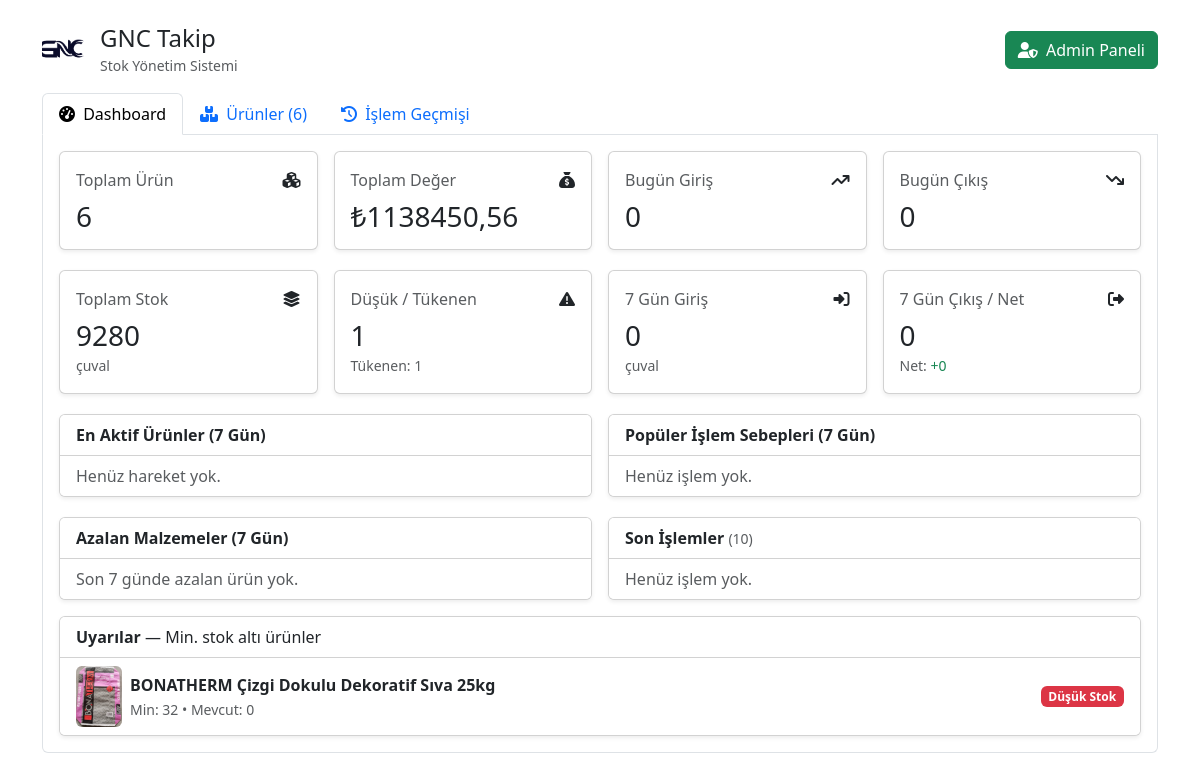
The page / on the database its author committed.
### pages/models.py (models this page shows, shortened)
class Product(models.Model):
    CATEGORY_CHOICES = [
        ("Yapı Kimyasalları", "Yapı Kimyasalları"),
        ("Isı Yalıtım", "Isı Yalıtım"),
        ("Yapıştırıcı", "Yapıştırıcı"),
        ("Dekoratif Sıva", "Dekoratif Sıva"),
    ]
    name = models.CharField("Ürün Adı", max_length=150)
    description = models.TextField("Açıklama", blank=True)
    unit_price = models.DecimalField("Birim Fiyat", max_digits=10, decimal_places=2, validators=[MinValueValidator(0)])
    min_stock = models.PositiveIntegerField("Asgari Stok", default=0)  # çuval
    category = models.CharField("Kategori", max_length=40, choices=CATEGORY_CHOICES)
    image = models.ImageField("Görsel (Medya)", upload_to="products/", blank=True, null=True)
    image_static = models.CharField("Statik Görsel Adı", max_length=200, blank=True)  # ör: "hazirsiva.jpg"
    current_qty = models.PositiveIntegerField("Mevcut Stok", default=0)
    pallet_size = models.PositiveIntegerField("Palet Büyüklüğü", default=64)
    created_at = models.DateTimeField("Oluşturma", auto_now_add=True)
    class Meta:
        ordering = ["name"]
        verbose_name = "Ürün"
        verbose_name_plural = "Ürünler"
    @property
    def image_src(self):
        if self.image:
            return self.image.url
        if self.image_static:
            return static(f"images/{self.image_static}")
        return static("images/no-image.png")
    @property
    def pallet_stock_text(self):
        pallets = self.current_qty // self.pallet_size
        bags = self.current_qty % self.pallet_size
        return f"{pallets} palet + {bags} çuval"
    @property
    def total_value(self):
        return self.unit_price * self.current_qty
    @property
    def stock_ok(self):
        return self.current_qty >= self.min_stock
    stock_ok.fget.short_description = "Stok Yeterli mi?"
    @property
    def pallet_price(self):
        return self.unit_price * self.pallet_size

### pages/views.py (the view)
# urls.py: path("", index, name="index"),  # <-- artık pages/views.py içindeki fonksiyonu çağırıyor
def index(request):
    products = Product.objects.all()
    now = timezone.now()
    today_start = now.replace(hour=0, minute=0, second=0, microsecond=0)
    week_ago = now - timedelta(days=7)
    total_products = products.count()
    total_qty = products.aggregate(q=Sum('current_qty'))['q'] or 0
    total_value = products.aggregate(
        val=Sum(F('unit_price') * F('current_qty'),
                output_field=models.DecimalField(max_digits=18, decimal_places=2))
    )['val'] or 0
    today_in = StockMovement.objects.filter(
        created_at__gte=today_start, move_type=StockMovement.IN
    ).aggregate(q=Sum('quantity'))['q'] or 0
    today_out = StockMovement.objects.filter(
        created_at__gte=today_start, move_type=StockMovement.OUT
    ).aggregate(q=Sum('quantity'))['q'] or 0
    low_stock = products.filter(current_qty__lt=F('min_stock')).order_by('current_qty')
    low_stock_count = low_stock.count()
    out_of_stock_count = products.filter(current_qty=0).count()
    active_products = (
        StockMovement.objects.filter(created_at__gte=week_ago)
        .values('product__id', 'product__name')
        .annotate(total=Sum('quantity'))
        .order_by('-total')[:10]
    )
    signed_qty = Case(
        When(move_type=StockMovement.IN, then=F('quantity')),
        When(move_type=StockMovement.OUT, then=-F('quantity')),
        default=0,
        output_field=IntegerField()
    )
    decreasing_products = (
        StockMovement.objects.filter(created_at__gte=week_ago)
        .values('product__id', 'product__name')
        .annotate(net=Sum(signed_qty))
        .filter(net__lt=0)
        .order_by('net')[:5]   # en çok eksiye giden ilk 5
    )
    week_in = StockMovement.objects.filter(
        created_at__gte=week_ago, move_type=StockMovement.IN
    ).aggregate(q=Sum('quantity'))['q'] or 0
    week_out = StockMovement.objects.filter(
        created_at__gte=week_ago, move_type=StockMovement.OUT
    ).aggregate(q=Sum('quantity'))['q'] or 0
    week_net = (week_in or 0) - (week_out or 0)
    recent_movements = StockMovement.objects.select_related('product').all()[:10]
    context = {
        "products": products,
        "total_products": total_products,
        "total_qty": total_qty,
        "total_value": total_value,
        "today_in": today_in,
        "today_out": today_out,
        "low_stock": low_stock,
        "low_stock_count": low_stock_count,
        "out_of_stock_count": out_of_stock_count,
        "active_products": active_products,
        "decreasing_products": decreasing_products,
        "week_in": week_in,
        "week_out": week_out,
        "week_net": week_net,
        "week_ago": week_ago,
        "movements": StockMovement.objects.all()[:200],   # İşlem Geçmişi tabı
        "recent_movements": recent_movements,             # Dashboard mini akış
    }
    return render(request, "index.html", context)

### pages/templates/index.html (shortened to what this page needs)
{% extends "layout.html" %}
{% load static %}
{% block content %}
<div class="container py-4 overflow-hidden">
  <div class="d-flex align-items-center flex-wrap gap-2 mb-3">
    <img src="{% static 'images/GNC.png' %}" width="42" height="42" class="me-2 rounded img-fluid" alt="logo">
    <div class="me-auto">
      <h4 class="mb-0 text-break">GNC Takip</h4>
      <small class="text-muted text-break">Stok Yönetim Sistemi</small>
    </div>
    <div class="ms-auto">
      <a class="btn btn-success" href="/admin/" target="_blank">
        <i class="fa-solid fa-user-shield me-1"></i> Admin Paneli
      </a>
    </div>
  </div>
  <ul class="nav nav-tabs flex-wrap" id="kssTabs" role="tablist">
    <li class="nav-item" role="presentation">
      <button class="nav-link active" id="dash-tab" data-bs-toggle="tab" data-bs-target="#dash" type="button" role="tab">
        <i class="fa-solid fa-gauge-high me-1"></i> Dashboard
      </button>
    </li>
    <li class="nav-item" role="presentation">
      <button class="nav-link" id="urun-tab" data-bs-toggle="tab" data-bs-target="#urunler" type="button" role="tab">
        <i class="fa-solid fa-boxes-stacked me-1"></i> Ürünler ({{ total_products }})
      </button>
    </li>
    <li class="nav-item" role="presentation">
      <button class="nav-link" id="gecmis-tab" data-bs-toggle="tab" data-bs-target="#gecmis" type="button" role="tab">
        <i class="fa-solid fa-clock-rotate-left me-1"></i> İşlem Geçmişi
      </button>
    </li>
  </ul>
  <div class="tab-content border-start border-end border-bottom p-3 rounded-bottom overflow-hidden" id="kssTabsContent">
    <div class="tab-pane fade show active" id="dash" role="tabpanel">
      <div class="row g-3">
        <div class="col-6 col-md-3">
          <div class="card shadow-sm h-100">
            <div class="card-body">
              <div class="d-flex justify-content-between align-items-center flex-wrap">
                <span class="text-muted text-break">Toplam Ürün</span>
                <i class="fa-solid fa-cubes"></i>
              </div>
              <h3 class="mt-2 mb-0 text-break">{{ total_products }}</h3>
            </div>
          </div>
        </div>
        <div class="col-6 col-md-3">
          <div class="card shadow-sm h-100">
            <div class="card-body">
              <div class="d-flex justify-content-between align-items-center flex-wrap">
                <span class="text-muted text-break">Toplam Değer</span>
                <i class="fa-solid fa-sack-dollar"></i>
              </div>
              <h3 class="mt-2 mb-0 text-break">₺{{ total_value|floatformat:2 }}</h3>
            </div>
          </div>
        </div>
        <div class="col-6 col-md-3">
          <div class="card shadow-sm h-100">
            <div class="card-body">
              <div class="d-flex justify-content-between align-items-center flex-wrap">
                <span class="text-muted text-break">Bugün Giriş</span>
                <i class="fa-solid fa-arrow-trend-up"></i>
              </div>
              <h3 class="mt-2 mb-0 text-break">{{ today_in }}</h3>
            </div>
          </div>
        </div>
        <div class="col-6 col-md-3">
          <div class="card shadow-sm h-100">
            <div class="card-body">
              <div class="d-flex justify-content-between align-items-center flex-wrap">
                <span class="text-muted text-break">Bugün Çıkış</span>
                <i class="fa-solid fa-arrow-trend-down"></i>
              </div>
              <h3 class="mt-2 mb-0 text-break">{{ today_out }}</h3>
            </div>
          </div>
        </div>
      </div>
      <div class="row g-3 mt-1">
        <div class="col-6 col-md-3">
          <div class="card shadow-sm h-100">
            <div class="card-body">
              <div class="d-flex justify-content-between align-items-center flex-wrap">
                <span class="text-muted text-break">Toplam Stok</span>
                <i class="fa-solid fa-layer-group"></i>
              </div>
              <h3 class="mt-2 mb-0 text-break">{{ total_qty }}</h3>
              <small class="text-muted">çuval</small>
            </div>
          </div>
        </div>
        <div class="col-6 col-md-3">
          <div class="card shadow-sm h-100">
            <div class="card-body">
              <div class="d-flex justify-content-between align-items-center flex-wrap">
                <span class="text-muted text-break">Düşük / Tükenen</span>
                <i class="fa-solid fa-triangle-exclamation"></i>
              </div>
              <h3 class="mt-2 mb-0 text-break">{{ low_stock_count }}</h3>
              <small class="text-muted text-break">Tükenen: {{ out_of_stock_count }}</small>
            </div>
          </div>
        </div>
        <div class="col-6 col-md-3">
          <div class="card shadow-sm h-100">
            <div class="card-body">
              <div class="d-flex justify-content-between align-items-center flex-wrap">
                <span class="text-muted text-break">7 Gün Giriş</span>
                <i class="fa-solid fa-right-to-bracket"></i>
              </div>
              <h3 class="mt-2 mb-0 text-break">{{ week_in }}</h3>
              <small class="text-muted">çuval</small>
            </div>
          </div>
        </div>
        <div class="col-6 col-md-3">
          <div class="card shadow-sm h-100">
            <div class="card-body">
              <div class="d-flex justify-content-between align-items-center flex-wrap">
                <span class="text-muted text-break">7 Gün Çıkış / Net</span>
                <i class="fa-solid fa-right-from-bracket"></i>
              </div>
              <h3 class="mt-2 mb-0 text-break">{{ week_out }}</h3>
              <small class="text-muted">
                Net:
                {% if week_net >= 0 %}
                  <span class="text-success">+{{ week_net }}</span>
                {% else %}
                  <span class="text-danger">{{ week_net }}</span>
                {% endif %}
              </small>
            </div>
          </div>
        </div>
      </div>
      <div class="row g-3 mt-1">
        <div class="col-lg-6">
          <div class="card shadow-sm h-100">
            <div class="card-header bg-white"><strong>En Aktif Ürünler (7 Gün)</strong></div>
            <ul class="list-group list-group-flush">
              {% if active_products %}
                {% for ap in active_products %}
                  <li class="list-group-item d-flex justify-content-between align-items-center flex-wrap">
                    <span class="text-break">{{ ap.product__name }}</span>
                    <span class="fw-semibold text-break">{{ ap.total }} çuval</span>
                  </li>
                {% endfor %}
              {% else %}
                <li class="list-group-item text-muted">Henüz hareket yok.</li>
              {% endif %}
            </ul>
          </div>
        </div>
        <div class="col-lg-6">
          <div class="card shadow-sm h-100">
            <div class="card-header bg-white"><strong>Popüler İşlem Sebepleri (7 Gün)</strong></div>
            <ul class="list-group list-group-flush">
              {% if popular_reasons %}
                {% for r in popular_reasons %}
                  <li class="list-group-item d-flex justify-content-between align-items-center flex-wrap">
                    <span class="text-break">{{ r.reason }} ({{ r.move_type }})</span>
                    <span class="fw-semibold text-break">{{ r.total }} çuval</span>
                  </li>
                {% endfor %}
              {% else %}
                <li class="list-group-item text-muted">Henüz işlem yok.</li>
              {% endif %}
            </ul>
          </div>
        </div>
      </div>
      <div class="row g-3 mt-1">
        <div class="col-lg-6">
          <div class="card shadow-sm h-100">
            <div class="card-header bg-white"><strong>Azalan Malzemeler (7 Gün)</strong></div>
            <ul class="list-group list-group-flush">
              {% if decreasing_products %}
                {% for it in decreasing_products %}
                  <li class="list-group-item d-flex justify-content-between align-items-center flex-wrap">
                    <span class="text-break">{{ it.product__name }}</span>
                    <span class="fw-semibold text-danger text-break">{{ it.net }}</span>
                  </li>
                {% endfor %}
              {% else %}
                <li class="list-group-item text-muted">Son 7 günde azalan ürün yok.</li>
              {% endif %}
            </ul>
          </div>
        </div>
        <div class="col-lg-6">
          <div class="card shadow-sm h-100">
            <div class="card-header bg-white">
              <strong>Son İşlemler</strong>
              <small class="text-muted">(10)</small>
            </div>
            <ul class="list-group list-group-flush">
              {% if recent_movements %}
                {% for m in recent_movements %}
                  <li class="list-group-item d-flex justify-content-between align-items-start flex-wrap">
                    <div class="me-2">
                      <div class="fw-semibold text-break">
                        {{ m.product.name }}
                        {% if m.move_type == "IN" %}
                          <span class="text-success">(+{{ m.quantity }})</span>
                        {% else %}
                          <span class="text-danger">(-{{ m.quantity }})</span>
                        {% endif %}
                      </div>
                      <small class="text-muted text-break">{{ m.created_at|date:"d.m.Y H:i" }} • {{ m.reason }}</small>
                    </div>
                    {% if m.note %}<small class="text-muted ms-2 text-break">{{ m.note }}</small>{% endif %}
                  </li>
                {% endfor %}
              {% else %}
                <li class="list-group-item text-muted">Henüz işlem yok.</li>
              {% endif %}
            </ul>
          </div>
        </div>
      </div>
      <div class="card shadow-sm mt-3">
        <div class="card-header bg-white">
          <strong>Uyarılar</strong> — Min. stok altı ürünler
        </div>
        <div class="list-group list-group-flush">
          {% if low_stock %}
            {% for p in low_stock %}
              <div class="list-group-item d-flex align-items-center flex-wrap">
                <img src="{{ p.image_src }}" width="46" class="rounded me-2 img-fluid" alt="{{ p.name }}">
                <div class="me-auto">
                  <div class="fw-semibold text-break">{{ p.name }}</div>
                  <small class="text-muted text-break">Min: {{ p.min_stock }} • Mevcut: {{ p.current_qty }}</small>
                </div>
                <span class="badge bg-danger">Düşük Stok</span>
              </div>
            {% endfor %}
          {% else %}
            <div class="list-group-item text-muted">Tüm ürünler min. stok üstünde. 🎉</div>
          {% endif %}
        </div>
      </div>
    </div>
  </div>
</div>
{% endblock %}

### templates/layout.html (shortened to what this page needs)
{% load static %}
<!DOCTYPE html>
<html lang="tr">
<head>
  <link href="{% static 'css/bootstrap.min.css' %}" rel="stylesheet">
  <link href="{% static 'css/all.min.css' %}" rel="stylesheet">
  <link href="https://cdnjs.cloudflare.com/ajax/libs/font-awesome/6.5.0/css/all.min.css" rel="stylesheet">
  <link rel="stylesheet" href="https://cdn.jsdelivr.net/npm/glightbox/dist/css/glightbox.min.css">
  <link href="https://unpkg.com/aos@2.3.1/dist/aos.css" rel="stylesheet">
  <link href="{% static 'css/style.css' %}" rel="stylesheet">
</head>
<body>
<main>
  {% block content %}{% endblock content %}
</main>
</body>
</html>

### rows shown on the page
Product: image_src (picture), name "BONATHERM Çizgi Dokulu Dekoratif Sıva 25kg", min_stock "32", current_qty "0"

### other values the page prints
{{ total_products }} "6"
{{ total_value|floatformat:2 }} "1138450,56"
{{ today_in }} "0"
{{ today_out }} "0"
{{ total_qty }} "9280"
{{ low_stock_count }} "1"
{{ out_of_stock_count }} "1"
{{ week_in }} "0"
{{ week_out }} "0"
{{ week_net }} "0"
